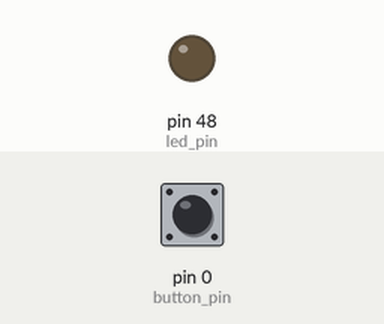
Simulated run of this sketch. Board: Arduino Mega 2560, built with avr-gcc and run on an emulated ATmega2560. On the bench: output pins drawn as LEDs (lit = HIGH). Dashed ring = blinking. The test bench sets the inputs (shaded band); at power-on: pin 0 (button_pin) HIGH.

Above: at 1.2 s.
1.3 s: pin 0 (button_pin) pulled LOW for 1 s
At 2.9 s:
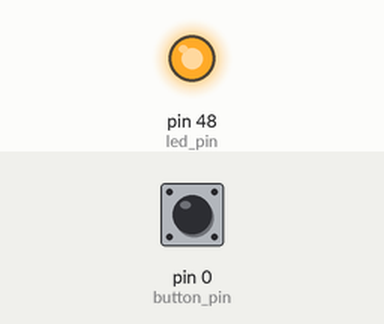
4.3 s: pin 0 (button_pin) pulled LOW for 0.15 s
At 5.6 s:
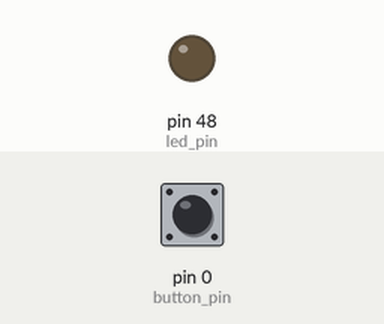
5.9 s: pin 0 (button_pin) pulled LOW for 3.2 s
At 6.05 s:
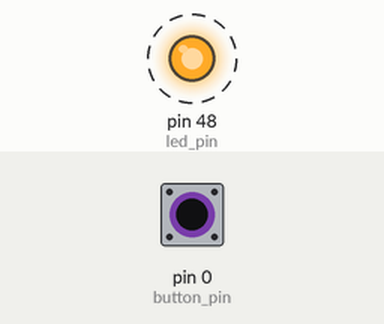
Timing chart, 0 to 10.5 s (numbered marks = the images above; inputs shaded):
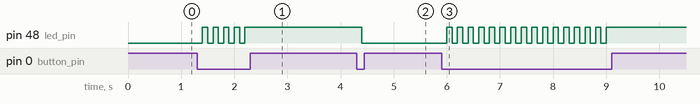

Measured:
- after the input at 1.3 s, pin 48 (led_pin): alternates HIGH for 0.10 s and LOW for 0.10 s, 9 changes in all, then stays HIGH, starting after 0.10 s
- after the input at 4.3 s, pin 48 (led_pin): HIGH → LOW after 0.10 s
- after the input at 5.9 s, pin 48 (led_pin): alternates HIGH for 0.10 s and LOW for 0.10 s, 31 changes in all, then stays HIGH, starting after 0.10 s

The sketch:

key.ino
```cpp
// 定义 LED 引脚
int led_pin = 48;
// 定义 按键 引脚
int button_pin = 0;

// 定义 LED 逻辑值
int led_logic = 0;

//定义LED状态变量，默认为假即低电平， 通过它判断 LED 的状态是否改变过
bool status = false;

//只执行一次
void setup()
{
  //设置LED引脚（48） 为输出模式
  pinMode(led_pin, OUTPUT);

  //设置按键引脚（0） 为上拉输入模式
  pinMode(button_pin, INPUT_PULLUP);
}

//循环执行
void loop()
{
    // 如果读取到的按键引脚电平为 0 （低电平）
    // 说明按键按下
    if ( digitalRead(button_pin) == 0 )
    {
        // 延时 100ms，消除按键抖动
        delay(100);
        //如果消抖后按键状态还是低电平0
        //说明不是按键抖动导致的按下
        if (digitalRead(button_pin) == 0 )
        {
            //将LED的状态变量进行取反，即在低电平和高电平之间切换
            status = !status;
            //控制LED状态变化
            digitalWrite(led_pin, status);
        }
    }
}
```
